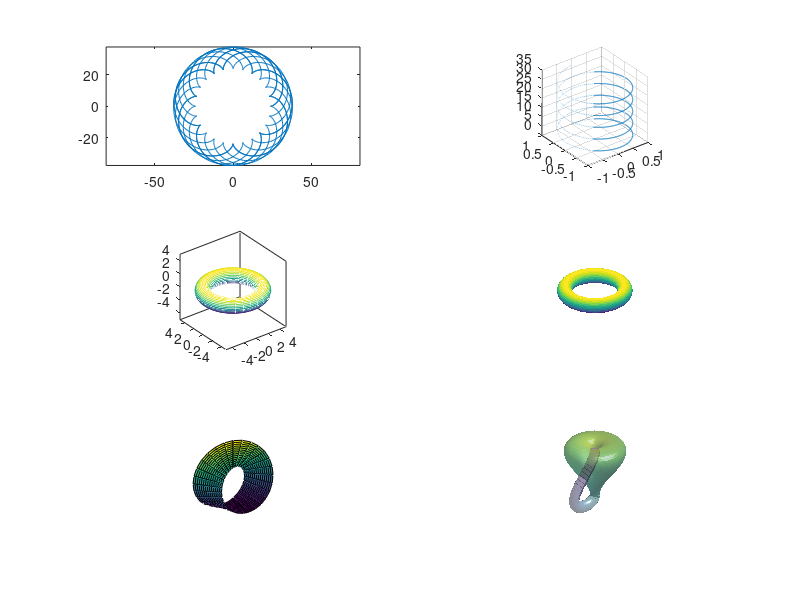

Source code (MATLAB):
clear all;
clc;

% sikbeli gorbe
t=linspace(0,19*pi,3000);
x=31*cos(t)-7*cos(31*t/7);
y=31*sin(t)-7*sin(31*t/7);
subplot(321);
plot(x,y);
axis equal;

% tergorbe
t=linspace(0,10*pi,3000);
x=sin(t);
y=cos(t);
z=t;
subplot(322);
plot3(x,y,z);
axis square;
grid on;

% felulet
u=linspace(0,2*pi,30);
v=linspace(0,2*pi,30);
[u,v]=meshgrid(u,v);
x=(4+cos(u)).*cos(v);
y=(4+cos(u)).*sin(v);
z=sin(u);
subplot(323);
mesh(x,y,z);
axis equal;
box on;
grid off;
subplot(324);
surf(x,y,z,'EdgeColor','none');
axis equal;
axis off;

% Mobius-szalag
u=linspace(0,2*pi,30);
v=linspace(-1,1,15);
[u,v]=meshgrid(u,v);
z=(1+v/2.*cos(u/2)).*cos(u);
y=(1+v/2.*cos(u/2)).*sin(u);
x=v/2.*sin(u/2);
subplot(325);
surf(x,y,z);
view(-120,24);
axis off equal;

% Klein-kancso
a=0.2;
c=0.9;
t1=pi/4:pi/30:5*pi/4;
t2=5*pi/4:pi/30:9*pi/4;
u=pi/2:pi/30:5*pi/2;
[X,Z1]=meshgrid(t1,u);
[Y,Z2]=meshgrid(t2,u);
len=sqrt(sin(X).^2+cos(2*X).^2);
x1=c*ones(size(X)).*(cos(X).*sin(X)-0.5*ones(size(X))+a*sin(Z1).*sin(X)./len);
y1=a*c*cos(Z1).*ones(size(X));
z1=ones(size(X)).*cos(X)+a*c*sin(Z1).*cos(2*X)./len;
subplot(326);
surf(x1,y1,z1,X,'EdgeColor','none','FaceAlpha',.5);
hold on;
r=sin(Y).*cos(Y)-(a+1/2)*ones(size(Y));
x2=c*sin(Z2).*r;
y2=-c*cos(Z2).*r;
z2=ones(size(Y)).*cos(Y);
surf(x2,y2,z2,Y,'EdgeColor','none','FaceAlpha',.5);
hold off;
axis vis3d;
view(-37,30);
axis off;
light('Position',[2 -4 5]);
